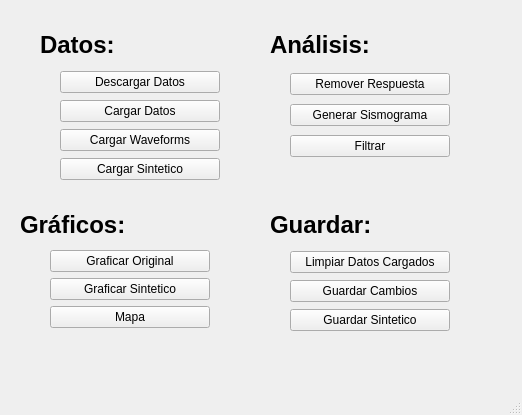
<?xml version="1.0" encoding="UTF-8"?>
<ui version="4.0">
 <class>MainWindow</class>
 <widget class="QMainWindow" name="MainWindow">
  <property name="geometry">
   <rect>
    <x>0</x>
    <y>0</y>
    <width>522</width>
    <height>415</height>
   </rect>
  </property>
  <property name="windowTitle">
   <string>MainWindow</string>
  </property>
  <widget class="QWidget" name="centralwidget">
   <widget class="QWidget" name="verticalLayoutWidget">
    <property name="geometry">
     <rect>
      <x>60</x>
      <y>70</y>
      <width>160</width>
      <height>112</height>
     </rect>
    </property>
    <layout class="QVBoxLayout" name="verticalLayout">
     <item>
      <widget class="QPushButton" name="descargar_Button">
       <property name="text">
        <string>Descargar Datos</string>
       </property>
      </widget>
     </item>
     <item>
      <widget class="QPushButton" name="cargar_estaciones_Button">
       <property name="text">
        <string>Cargar Datos</string>
       </property>
      </widget>
     </item>
     <item>
      <widget class="QPushButton" name="cargar_waveforms_Button">
       <property name="text">
        <string>Cargar Waveforms</string>
       </property>
      </widget>
     </item>
     <item>
      <widget class="QPushButton" name="cargar_sintetico_Button">
       <property name="text">
        <string>Cargar Sintetico</string>
       </property>
      </widget>
     </item>
    </layout>
   </widget>
   <widget class="QWidget" name="verticalLayoutWidget_2">
    <property name="geometry">
     <rect>
      <x>290</x>
      <y>70</y>
      <width>160</width>
      <height>91</height>
     </rect>
    </property>
    <layout class="QVBoxLayout" name="verticalLayout_2">
     <item>
      <widget class="QPushButton" name="remover_respuesta_Button">
       <property name="text">
        <string>Remover Respuesta</string>
       </property>
      </widget>
     </item>
     <item>
      <widget class="QPushButton" name="sismograma_pushButton">
       <property name="text">
        <string>Generar Sismograma</string>
       </property>
      </widget>
     </item>
     <item>
      <widget class="QPushButton" name="filtrar_ondap_Button">
       <property name="text">
        <string>Filtrar</string>
       </property>
      </widget>
     </item>
    </layout>
   </widget>
   <widget class="QLabel" name="label">
    <property name="geometry">
     <rect>
      <x>40</x>
      <y>30</y>
      <width>121</width>
      <height>31</height>
     </rect>
    </property>
    <property name="text">
     <string>&lt;html&gt;&lt;head/&gt;&lt;body&gt;&lt;p&gt;&lt;span style=&quot; font-size:18pt; font-weight:600;&quot;&gt;Datos:&lt;/span&gt;&lt;/p&gt;&lt;/body&gt;&lt;/html&gt;</string>
    </property>
   </widget>
   <widget class="QLabel" name="label_2">
    <property name="geometry">
     <rect>
      <x>270</x>
      <y>30</y>
      <width>121</width>
      <height>31</height>
     </rect>
    </property>
    <property name="text">
     <string>&lt;html&gt;&lt;head/&gt;&lt;body&gt;&lt;p&gt;&lt;span style=&quot; font-size:18pt; font-weight:600;&quot;&gt;Análisis:&lt;/span&gt;&lt;/p&gt;&lt;/body&gt;&lt;/html&gt;</string>
    </property>
   </widget>
   <widget class="QLabel" name="label_3">
    <property name="geometry">
     <rect>
      <x>20</x>
      <y>210</y>
      <width>121</width>
      <height>31</height>
     </rect>
    </property>
    <property name="text">
     <string>&lt;html&gt;&lt;head/&gt;&lt;body&gt;&lt;p&gt;&lt;span style=&quot; font-size:18pt; font-weight:600;&quot;&gt;Gráficos:&lt;/span&gt;&lt;/p&gt;&lt;/body&gt;&lt;/html&gt;</string>
    </property>
   </widget>
   <widget class="QWidget" name="verticalLayoutWidget_3">
    <property name="geometry">
     <rect>
      <x>50</x>
      <y>250</y>
      <width>160</width>
      <height>81</height>
     </rect>
    </property>
    <layout class="QVBoxLayout" name="verticalLayout_3">
     <item>
      <widget class="QPushButton" name="graficar_Button">
       <property name="text">
        <string>Graficar Original</string>
       </property>
      </widget>
     </item>
     <item>
      <widget class="QPushButton" name="graficar_sintetico_Button">
       <property name="text">
        <string>Graficar Sintetico</string>
       </property>
      </widget>
     </item>
     <item>
      <widget class="QPushButton" name="mapa_Button">
       <property name="text">
        <string>Mapa</string>
       </property>
      </widget>
     </item>
    </layout>
   </widget>
   <widget class="QWidget" name="verticalLayoutWidget_4">
    <property name="geometry">
     <rect>
      <x>290</x>
      <y>250</y>
      <width>160</width>
      <height>83</height>
     </rect>
    </property>
    <layout class="QVBoxLayout" name="verticalLayout_4">
     <item>
      <widget class="QPushButton" name="limpiar_datos_pushButton">
       <property name="text">
        <string>Limpiar Datos Cargados</string>
       </property>
      </widget>
     </item>
     <item>
      <widget class="QPushButton" name="guardar_cambios_pushButton">
       <property name="text">
        <string>Guardar Cambios</string>
       </property>
      </widget>
     </item>
     <item>
      <widget class="QPushButton" name="sintetico_pushButton">
       <property name="text">
        <string>Guardar Sintetico</string>
       </property>
      </widget>
     </item>
    </layout>
   </widget>
   <widget class="QLabel" name="label_4">
    <property name="geometry">
     <rect>
      <x>270</x>
      <y>210</y>
      <width>121</width>
      <height>31</height>
     </rect>
    </property>
    <property name="text">
     <string>&lt;html&gt;&lt;head/&gt;&lt;body&gt;&lt;p&gt;&lt;span style=&quot; font-size:18pt; font-weight:600;&quot;&gt;Guardar:&lt;/span&gt;&lt;/p&gt;&lt;/body&gt;&lt;/html&gt;</string>
    </property>
   </widget>
  </widget>
  <widget class="QMenuBar" name="menubar">
   <property name="geometry">
    <rect>
     <x>0</x>
     <y>0</y>
     <width>522</width>
     <height>21</height>
    </rect>
   </property>
  </widget>
  <widget class="QStatusBar" name="statusbar"/>
 </widget>
 <resources/>
 <connections/>
</ui>
